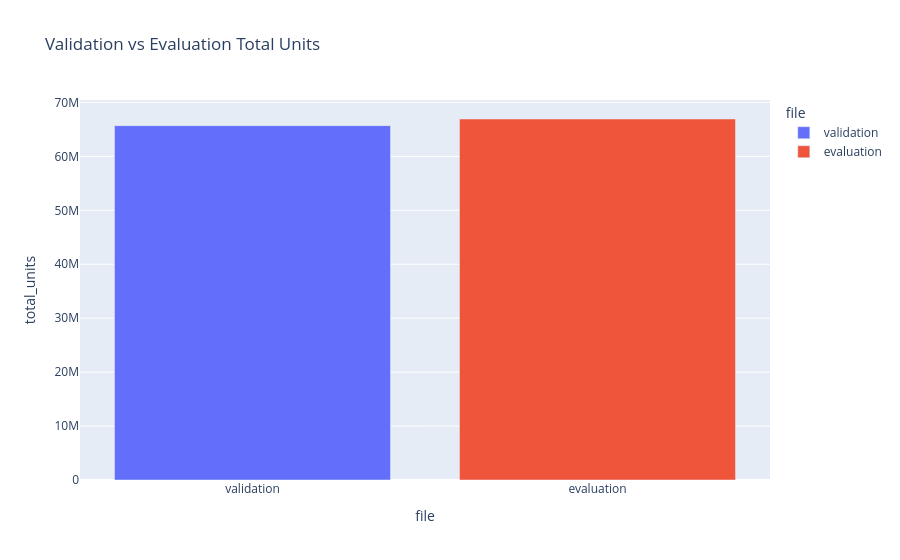

Notebook cell for this chart:
### Code cell
fig, ax = plt.subplots(figsize=(16, 4))
sns.barplot(data=comparison, x="file", y="total_units", ax=ax, palette="Blues_r")
ax.set_title("Validation vs Evaluation Total Units")
ax.set_xlabel("File")
ax.set_ylabel("Units Sold")
plt.tight_layout()
plt.show()

px.bar(
    comparison,
    x = comparison["file"],
    y = comparison["total_units"],
    title = "Validation vs Evaluation Total Units",
    color = comparison["file"],
    color_continuous_scale = "Blues_r"
)

### Figure 1 — Plotly figure (JSON) as saved in the notebook; plotly's stock layout.template omitted (floating-point values rounded to 4 significant figures)
{"data": [{"hovertemplate": "file=%{x}<br>total_units=%{y}<extra></extra>", "legendgroup": "validation", "marker": {"color": "#636efa", "pattern": {"shape": ""}}, "name": "validation", "orientation": "v", "showlegend": true, "textposition": "auto", "type": "bar", "x": ["validation"], "xaxis": "x", "y": [65695409], "yaxis": "y"}, {"hovertemplate": "file=%{x}<br>total_units=%{y}<extra></extra>", "legendgroup": "evaluation", "marker": {"color": "#EF553B", "pattern": {"shape": ""}}, "name": "evaluation", "orientation": "v", "showlegend": true, "textposition": "auto", "type": "bar", "x": ["evaluation"], "xaxis": "x", "y": [66927173], "yaxis": "y"}], "layout": {"barmode": "relative", "legend": {"title": {"text": "file"}, "tracegroupgap": 0}, "title": {"text": "Validation vs Evaluation Total Units"}, "xaxis": {"anchor": "y", "categoryarray": ["validation", "evaluation"], "categoryorder": "array", "domain": [0, 1], "title": {"text": "file"}}, "yaxis": {"anchor": "x", "domain": [0, 1], "title": {"text": "total_units"}}}}
